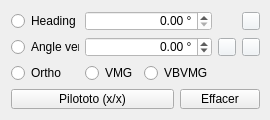
<?xml version="1.0" encoding="UTF-8"?>
<ui version="4.0">
 <class>BoardPilotVLMBoat</class>
 <widget class="QWidget" name="BoardPilotVLMBoat">
  <property name="geometry">
   <rect>
    <x>0</x>
    <y>0</y>
    <width>270</width>
    <height>120</height>
   </rect>
  </property>
  <property name="sizePolicy">
   <sizepolicy hsizetype="Fixed" vsizetype="Fixed">
    <horstretch>0</horstretch>
    <verstretch>0</verstretch>
   </sizepolicy>
  </property>
  <property name="minimumSize">
   <size>
    <width>270</width>
    <height>92</height>
   </size>
  </property>
  <property name="maximumSize">
   <size>
    <width>270</width>
    <height>120</height>
   </size>
  </property>
  <property name="windowTitle">
   <string>Form</string>
  </property>
  <property name="autoFillBackground">
   <bool>false</bool>
  </property>
  <property name="styleSheet">
   <string notr="true"/>
  </property>
  <layout class="QGridLayout" name="gridLayout">
   <item row="0" column="0">
    <widget class="QRadioButton" name="rd_heading">
     <property name="text">
      <string>Heading</string>
     </property>
    </widget>
   </item>
   <item row="0" column="4">
    <widget class="QPushButton" name="btn_setHeading">
     <property name="sizePolicy">
      <sizepolicy hsizetype="Preferred" vsizetype="Preferred">
       <horstretch>0</horstretch>
       <verstretch>0</verstretch>
      </sizepolicy>
     </property>
     <property name="maximumSize">
      <size>
       <width>18</width>
       <height>18</height>
      </size>
     </property>
     <property name="font">
      <font>
       <family>MS Shell Dlg 2</family>
       <pointsize>9</pointsize>
      </font>
     </property>
     <property name="styleSheet">
      <string>background-color: rgb(239, 243, 247);</string>
     </property>
     <property name="text">
      <string/>
     </property>
    </widget>
   </item>
   <item row="1" column="0">
    <widget class="QRadioButton" name="rd_angle">
     <property name="text">
      <string>Angle vent</string>
     </property>
    </widget>
   </item>
   <item row="1" column="1" colspan="2">
    <widget class="tool_edtSpinBox" name="editAngle">
     <property name="minimumSize">
      <size>
       <width>70</width>
       <height>0</height>
      </size>
     </property>
     <property name="palette">
      <palette>
       <active>
        <colorrole role="Button">
         <brush brushstyle="SolidPattern">
          <color alpha="255">
           <red>255</red>
           <green>255</green>
           <blue>255</blue>
          </color>
         </brush>
        </colorrole>
        <colorrole role="Base">
         <brush brushstyle="SolidPattern">
          <color alpha="255">
           <red>255</red>
           <green>255</green>
           <blue>255</blue>
          </color>
         </brush>
        </colorrole>
        <colorrole role="Window">
         <brush brushstyle="SolidPattern">
          <color alpha="255">
           <red>255</red>
           <green>255</green>
           <blue>255</blue>
          </color>
         </brush>
        </colorrole>
        <colorrole role="Highlight">
         <brush brushstyle="SolidPattern">
          <color alpha="255">
           <red>11</red>
           <green>190</green>
           <blue>255</blue>
          </color>
         </brush>
        </colorrole>
        <colorrole role="HighlightedText">
         <brush brushstyle="SolidPattern">
          <color alpha="255">
           <red>85</red>
           <green>85</green>
           <blue>255</blue>
          </color>
         </brush>
        </colorrole>
       </active>
       <inactive>
        <colorrole role="Button">
         <brush brushstyle="SolidPattern">
          <color alpha="255">
           <red>255</red>
           <green>255</green>
           <blue>255</blue>
          </color>
         </brush>
        </colorrole>
        <colorrole role="Base">
         <brush brushstyle="SolidPattern">
          <color alpha="255">
           <red>255</red>
           <green>255</green>
           <blue>255</blue>
          </color>
         </brush>
        </colorrole>
        <colorrole role="Window">
         <brush brushstyle="SolidPattern">
          <color alpha="255">
           <red>255</red>
           <green>255</green>
           <blue>255</blue>
          </color>
         </brush>
        </colorrole>
        <colorrole role="Highlight">
         <brush brushstyle="SolidPattern">
          <color alpha="255">
           <red>11</red>
           <green>190</green>
           <blue>255</blue>
          </color>
         </brush>
        </colorrole>
        <colorrole role="HighlightedText">
         <brush brushstyle="SolidPattern">
          <color alpha="255">
           <red>85</red>
           <green>85</green>
           <blue>255</blue>
          </color>
         </brush>
        </colorrole>
       </inactive>
       <disabled>
        <colorrole role="Button">
         <brush brushstyle="SolidPattern">
          <color alpha="255">
           <red>255</red>
           <green>255</green>
           <blue>255</blue>
          </color>
         </brush>
        </colorrole>
        <colorrole role="Base">
         <brush brushstyle="SolidPattern">
          <color alpha="255">
           <red>255</red>
           <green>255</green>
           <blue>255</blue>
          </color>
         </brush>
        </colorrole>
        <colorrole role="Window">
         <brush brushstyle="SolidPattern">
          <color alpha="255">
           <red>255</red>
           <green>255</green>
           <blue>255</blue>
          </color>
         </brush>
        </colorrole>
        <colorrole role="Highlight">
         <brush brushstyle="SolidPattern">
          <color alpha="255">
           <red>51</red>
           <green>94</green>
           <blue>168</blue>
          </color>
         </brush>
        </colorrole>
        <colorrole role="HighlightedText">
         <brush brushstyle="SolidPattern">
          <color alpha="255">
           <red>85</red>
           <green>85</green>
           <blue>255</blue>
          </color>
         </brush>
        </colorrole>
       </disabled>
      </palette>
     </property>
     <property name="font">
      <font>
       <family>MS Shell Dlg 2</family>
       <pointsize>9</pointsize>
      </font>
     </property>
     <property name="styleSheet">
      <string notr="true">background-color: rgb(255, 255, 255);</string>
     </property>
     <property name="alignment">
      <set>Qt::AlignRight|Qt::AlignTrailing|Qt::AlignVCenter</set>
     </property>
     <property name="suffix">
      <string> °</string>
     </property>
     <property name="decimals">
      <number>2</number>
     </property>
     <property name="minimum">
      <double>-180.000000000000000</double>
     </property>
     <property name="maximum">
      <double>180.000000000000000</double>
     </property>
    </widget>
   </item>
   <item row="1" column="3">
    <widget class="QPushButton" name="btn_angleFlip">
     <property name="sizePolicy">
      <sizepolicy hsizetype="Preferred" vsizetype="Preferred">
       <horstretch>0</horstretch>
       <verstretch>0</verstretch>
      </sizepolicy>
     </property>
     <property name="maximumSize">
      <size>
       <width>18</width>
       <height>18</height>
      </size>
     </property>
     <property name="font">
      <font>
       <family>MS Shell Dlg 2</family>
       <pointsize>9</pointsize>
      </font>
     </property>
     <property name="styleSheet">
      <string>background-color: rgb(239, 243, 247);</string>
     </property>
     <property name="text">
      <string/>
     </property>
    </widget>
   </item>
   <item row="1" column="4">
    <widget class="QPushButton" name="btn_setAngle">
     <property name="sizePolicy">
      <sizepolicy hsizetype="Preferred" vsizetype="Preferred">
       <horstretch>0</horstretch>
       <verstretch>0</verstretch>
      </sizepolicy>
     </property>
     <property name="maximumSize">
      <size>
       <width>18</width>
       <height>18</height>
      </size>
     </property>
     <property name="font">
      <font>
       <family>MS Shell Dlg 2</family>
       <pointsize>9</pointsize>
      </font>
     </property>
     <property name="styleSheet">
      <string>background-color: rgb(239, 243, 247);</string>
     </property>
     <property name="text">
      <string/>
     </property>
    </widget>
   </item>
   <item row="2" column="0">
    <widget class="QRadioButton" name="rd_ortho">
     <property name="text">
      <string>Ortho</string>
     </property>
    </widget>
   </item>
   <item row="2" column="1">
    <widget class="QRadioButton" name="rd_VMG">
     <property name="text">
      <string>VMG</string>
     </property>
    </widget>
   </item>
   <item row="2" column="2">
    <widget class="QRadioButton" name="rd_vbvmg">
     <property name="text">
      <string>VBVMG</string>
     </property>
    </widget>
   </item>
   <item row="3" column="0" colspan="5">
    <layout class="QHBoxLayout" name="horizontalLayout_2">
     <item>
      <widget class="QPushButton" name="btn_Pilototo">
       <property name="sizePolicy">
        <sizepolicy hsizetype="Minimum" vsizetype="Fixed">
         <horstretch>0</horstretch>
         <verstretch>0</verstretch>
        </sizepolicy>
       </property>
       <property name="minimumSize">
        <size>
         <width>0</width>
         <height>0</height>
        </size>
       </property>
       <property name="font">
        <font>
         <pointsize>9</pointsize>
        </font>
       </property>
       <property name="text">
        <string>Pilototo (x/x)</string>
       </property>
      </widget>
     </item>
     <item>
      <widget class="QPushButton" name="btn_clearPilototo">
       <property name="sizePolicy">
        <sizepolicy hsizetype="Maximum" vsizetype="Fixed">
         <horstretch>0</horstretch>
         <verstretch>0</verstretch>
        </sizepolicy>
       </property>
       <property name="text">
        <string>Effacer</string>
       </property>
      </widget>
     </item>
    </layout>
   </item>
   <item row="0" column="1" colspan="2">
    <widget class="tool_edtSpinBox" name="editHeading">
     <property name="palette">
      <palette>
       <active>
        <colorrole role="Button">
         <brush brushstyle="SolidPattern">
          <color alpha="255">
           <red>255</red>
           <green>255</green>
           <blue>255</blue>
          </color>
         </brush>
        </colorrole>
        <colorrole role="Base">
         <brush brushstyle="SolidPattern">
          <color alpha="255">
           <red>255</red>
           <green>255</green>
           <blue>255</blue>
          </color>
         </brush>
        </colorrole>
        <colorrole role="Window">
         <brush brushstyle="SolidPattern">
          <color alpha="255">
           <red>255</red>
           <green>255</green>
           <blue>255</blue>
          </color>
         </brush>
        </colorrole>
        <colorrole role="Highlight">
         <brush brushstyle="SolidPattern">
          <color alpha="255">
           <red>11</red>
           <green>190</green>
           <blue>255</blue>
          </color>
         </brush>
        </colorrole>
        <colorrole role="HighlightedText">
         <brush brushstyle="SolidPattern">
          <color alpha="255">
           <red>85</red>
           <green>85</green>
           <blue>255</blue>
          </color>
         </brush>
        </colorrole>
       </active>
       <inactive>
        <colorrole role="Button">
         <brush brushstyle="SolidPattern">
          <color alpha="255">
           <red>255</red>
           <green>255</green>
           <blue>255</blue>
          </color>
         </brush>
        </colorrole>
        <colorrole role="Base">
         <brush brushstyle="SolidPattern">
          <color alpha="255">
           <red>255</red>
           <green>255</green>
           <blue>255</blue>
          </color>
         </brush>
        </colorrole>
        <colorrole role="Window">
         <brush brushstyle="SolidPattern">
          <color alpha="255">
           <red>255</red>
           <green>255</green>
           <blue>255</blue>
          </color>
         </brush>
        </colorrole>
        <colorrole role="Highlight">
         <brush brushstyle="SolidPattern">
          <color alpha="255">
           <red>11</red>
           <green>190</green>
           <blue>255</blue>
          </color>
         </brush>
        </colorrole>
        <colorrole role="HighlightedText">
         <brush brushstyle="SolidPattern">
          <color alpha="255">
           <red>85</red>
           <green>85</green>
           <blue>255</blue>
          </color>
         </brush>
        </colorrole>
       </inactive>
       <disabled>
        <colorrole role="Button">
         <brush brushstyle="SolidPattern">
          <color alpha="255">
           <red>255</red>
           <green>255</green>
           <blue>255</blue>
          </color>
         </brush>
        </colorrole>
        <colorrole role="Base">
         <brush brushstyle="SolidPattern">
          <color alpha="255">
           <red>255</red>
           <green>255</green>
           <blue>255</blue>
          </color>
         </brush>
        </colorrole>
        <colorrole role="Window">
         <brush brushstyle="SolidPattern">
          <color alpha="255">
           <red>255</red>
           <green>255</green>
           <blue>255</blue>
          </color>
         </brush>
        </colorrole>
        <colorrole role="Highlight">
         <brush brushstyle="SolidPattern">
          <color alpha="255">
           <red>51</red>
           <green>94</green>
           <blue>168</blue>
          </color>
         </brush>
        </colorrole>
        <colorrole role="HighlightedText">
         <brush brushstyle="SolidPattern">
          <color alpha="255">
           <red>85</red>
           <green>85</green>
           <blue>255</blue>
          </color>
         </brush>
        </colorrole>
       </disabled>
      </palette>
     </property>
     <property name="font">
      <font>
       <family>MS Shell Dlg 2</family>
       <pointsize>9</pointsize>
      </font>
     </property>
     <property name="styleSheet">
      <string notr="true">background-color: rgb(255, 255, 255);</string>
     </property>
     <property name="alignment">
      <set>Qt::AlignRight|Qt::AlignTrailing|Qt::AlignVCenter</set>
     </property>
     <property name="suffix">
      <string> °</string>
     </property>
     <property name="decimals">
      <number>2</number>
     </property>
     <property name="maximum">
      <double>359.000000000000000</double>
     </property>
    </widget>
   </item>
  </layout>
 </widget>
 <customwidgets>
  <customwidget>
   <class>tool_edtSpinBox</class>
   <extends>QDoubleSpinBox</extends>
   <header>BoardTools.h</header>
  </customwidget>
 </customwidgets>
 <resources/>
 <connections>
  <connection>
   <sender>rd_heading</sender>
   <signal>toggled(bool)</signal>
   <receiver>BoardPilotVLMBoat</receiver>
   <slot>slot_rdToggle(bool)</slot>
   <hints>
    <hint type="sourcelabel">
     <x>31</x>
     <y>21</y>
    </hint>
    <hint type="destinationlabel">
     <x>2</x>
     <y>48</y>
    </hint>
   </hints>
  </connection>
  <connection>
   <sender>rd_angle</sender>
   <signal>toggled(bool)</signal>
   <receiver>BoardPilotVLMBoat</receiver>
   <slot>slot_rdToggle(bool)</slot>
   <hints>
    <hint type="sourcelabel">
     <x>29</x>
     <y>43</y>
    </hint>
    <hint type="destinationlabel">
     <x>0</x>
     <y>76</y>
    </hint>
   </hints>
  </connection>
  <connection>
   <sender>rd_VMG</sender>
   <signal>toggled(bool)</signal>
   <receiver>BoardPilotVLMBoat</receiver>
   <slot>slot_rdToggle(bool)</slot>
   <hints>
    <hint type="sourcelabel">
     <x>16</x>
     <y>65</y>
    </hint>
    <hint type="destinationlabel">
     <x>2</x>
     <y>102</y>
    </hint>
   </hints>
  </connection>
  <connection>
   <sender>rd_ortho</sender>
   <signal>toggled(bool)</signal>
   <receiver>BoardPilotVLMBoat</receiver>
   <slot>slot_rdToggle(bool)</slot>
   <hints>
    <hint type="sourcelabel">
     <x>163</x>
     <y>65</y>
    </hint>
    <hint type="destinationlabel">
     <x>3</x>
     <y>125</y>
    </hint>
   </hints>
  </connection>
  <connection>
   <sender>rd_vbvmg</sender>
   <signal>toggled(bool)</signal>
   <receiver>BoardPilotVLMBoat</receiver>
   <slot>slot_rdToggle(bool)</slot>
   <hints>
    <hint type="sourcelabel">
     <x>246</x>
     <y>65</y>
    </hint>
    <hint type="destinationlabel">
     <x>0</x>
     <y>125</y>
    </hint>
   </hints>
  </connection>
  <connection>
   <sender>editHeading</sender>
   <signal>valueChanged(double)</signal>
   <receiver>BoardPilotVLMBoat</receiver>
   <slot>slot_headingValueChg(double)</slot>
   <hints>
    <hint type="sourcelabel">
     <x>246</x>
     <y>22</y>
    </hint>
    <hint type="destinationlabel">
     <x>218</x>
     <y>20</y>
    </hint>
   </hints>
  </connection>
  <connection>
   <sender>editAngle</sender>
   <signal>valueChanged(double)</signal>
   <receiver>BoardPilotVLMBoat</receiver>
   <slot>slot_angleValueChg(double)</slot>
   <hints>
    <hint type="sourcelabel">
     <x>227</x>
     <y>43</y>
    </hint>
    <hint type="destinationlabel">
     <x>229</x>
     <y>43</y>
    </hint>
   </hints>
  </connection>
  <connection>
   <sender>btn_angleFlip</sender>
   <signal>clicked()</signal>
   <receiver>BoardPilotVLMBoat</receiver>
   <slot>slot_flipAngle()</slot>
   <hints>
    <hint type="sourcelabel">
     <x>245</x>
     <y>42</y>
    </hint>
    <hint type="destinationlabel">
     <x>230</x>
     <y>97</y>
    </hint>
   </hints>
  </connection>
  <connection>
   <sender>btn_setHeading</sender>
   <signal>clicked()</signal>
   <receiver>BoardPilotVLMBoat</receiver>
   <slot>slot_setHeading()</slot>
   <hints>
    <hint type="sourcelabel">
     <x>268</x>
     <y>20</y>
    </hint>
    <hint type="destinationlabel">
     <x>267</x>
     <y>5</y>
    </hint>
   </hints>
  </connection>
  <connection>
   <sender>btn_setAngle</sender>
   <signal>clicked()</signal>
   <receiver>BoardPilotVLMBoat</receiver>
   <slot>slot_setAngle()</slot>
   <hints>
    <hint type="sourcelabel">
     <x>268</x>
     <y>42</y>
    </hint>
    <hint type="destinationlabel">
     <x>264</x>
     <y>71</y>
    </hint>
   </hints>
  </connection>
 </connections>
 <slots>
  <slot>slot_rdToggle(bool)</slot>
  <slot>slot_headingValueChg(double)</slot>
  <slot>slot_angleValueChg(double)</slot>
  <slot>slot_flipAngle()</slot>
  <slot>slot_setHeading()</slot>
  <slot>slot_setAngle()</slot>
  <slot>slot_pilototo()</slot>
  <slot>slot_clearPilototo()</slot>
 </slots>
</ui>
